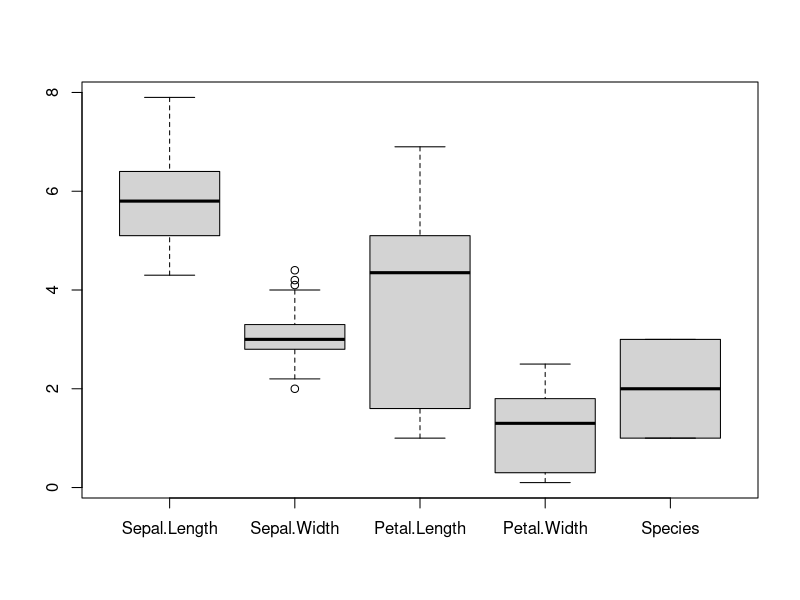
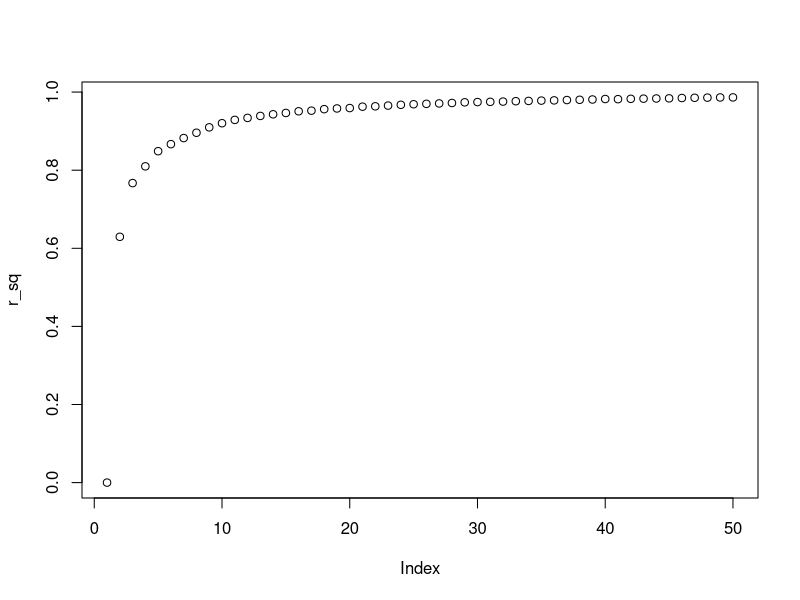

Source code (R) for these figures, in order:
##k mean clustering on iris data(inbuilt data set)
#===============================================================
#use iris dataset
#remove categorical columns
     #retain only numerical columns
#find the outliers and remove them
#standardize the dataset
#find the optimal value of k
#run the k mean alg for (optimal k -1),
      #optimal k and optimal k+1
#perform cluster analysis
#===============================================================
myiris<-iris
View(myiris)
names(myiris)
str(myiris)

#plot(myiris,)
sum(is.na(myiris))
#remove categorical column
myiris$Species=NULL
#View(myiris)

#outlier removal
box<-boxplot(iris)
#scaling
myiris_scale<-scale(myiris,)
View(myiris_scale)

#finding optimal value
r_sq<-rnorm(50) 
for(number in 1:50){clus<-kmeans(myiris_scale,
                                 centers = number,
                                 nstart = 50)
r_sq[number]<-clus$betweenss/clus$totss
}

plot(r_sq)
#k means
km<-kmeans(myiris_scale,centers = 2)
str(km)

km<-kmeans(myiris_scale,centers = 3)
str(km)

km<-kmeans(myiris_scale,centers = 4)
str(km)
 